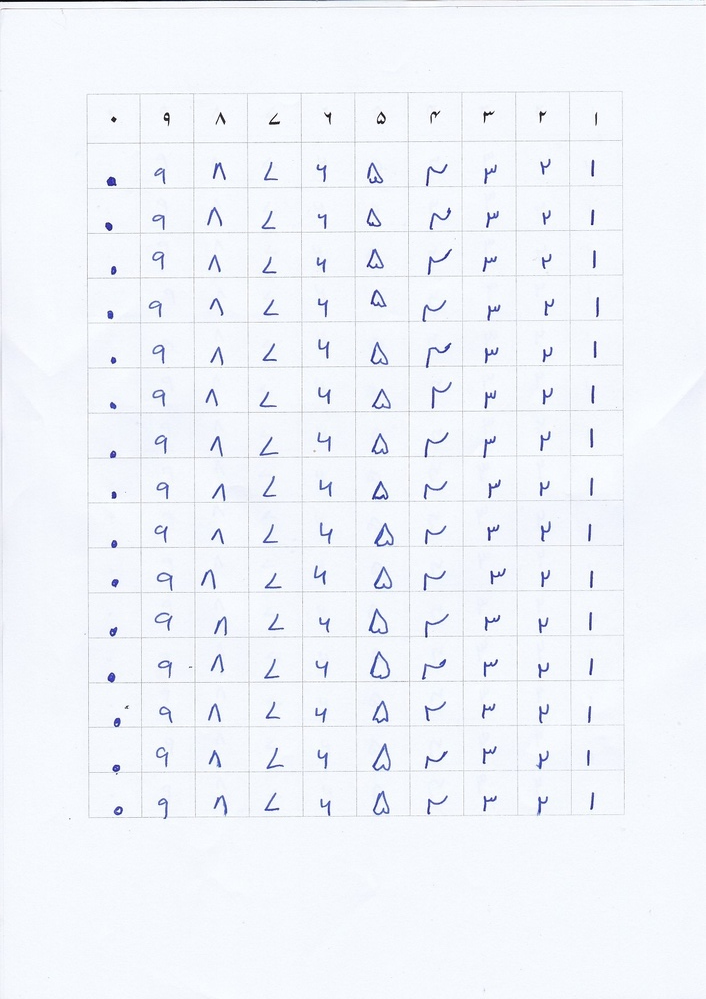
#> input picture urdu-ocr/vertical_num.jpg, 706 x 999 px, shrunk from 1240 x 1753 before the run
$ python skew.py
#> lines starting #> are read from the running program, lines starting #| are printed output that depends on the picture; after the words box and inside, x2 and y2 are one past the last pixel; in counts of white or black regions, pixels touching at a corner belong together; long printed decimals are rounded
# import the necessary packages
import numpy as np
import cv2

# load the image from disk
image = cv2.imread("./vertical_num.jpg")
#> image is the input picture: shape (999, 706, 3); mean B, G, R 250.4, 244.5, 241.4

# convert the image to grayscale and flip the foreground
# and background to ensure foreground is now "white" and
# the background is "black"
gray = cv2.cvtColor(image, cv2.COLOR_BGR2GRAY)
gray = cv2.bitwise_not(gray)
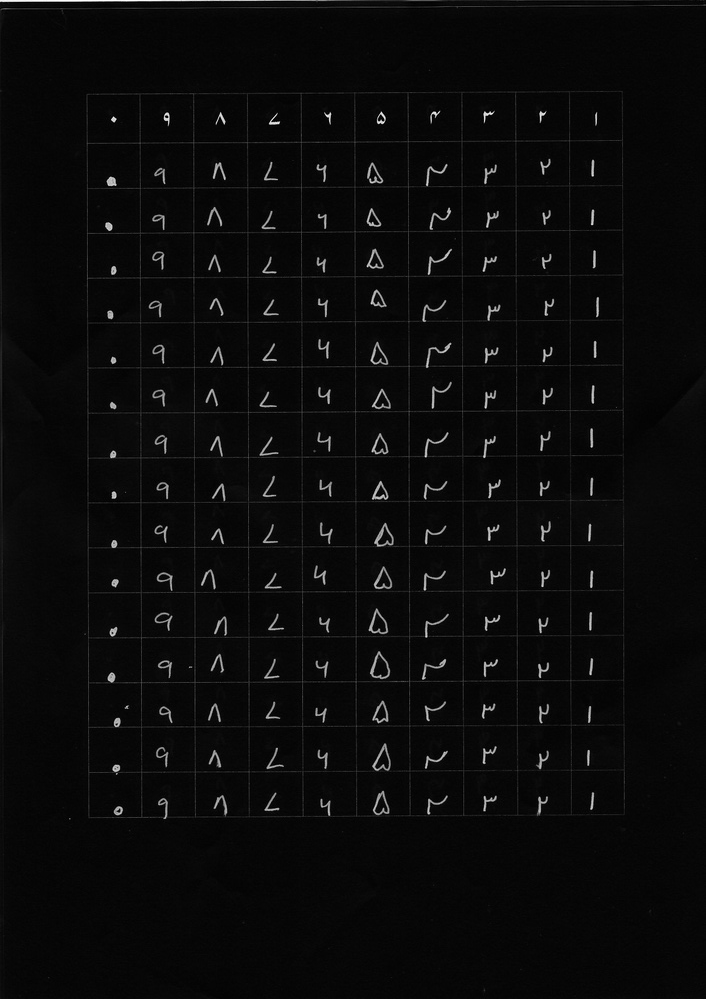
#> gray: shape (999, 706); min 0, max 255, mean 10.5
# threshold the image, setting all foreground pixels to
# 255 and all background pixels to 0
thresh = cv2.threshold(gray, 0, 255,
	cv2.THRESH_BINARY | cv2.THRESH_OTSU)[1]
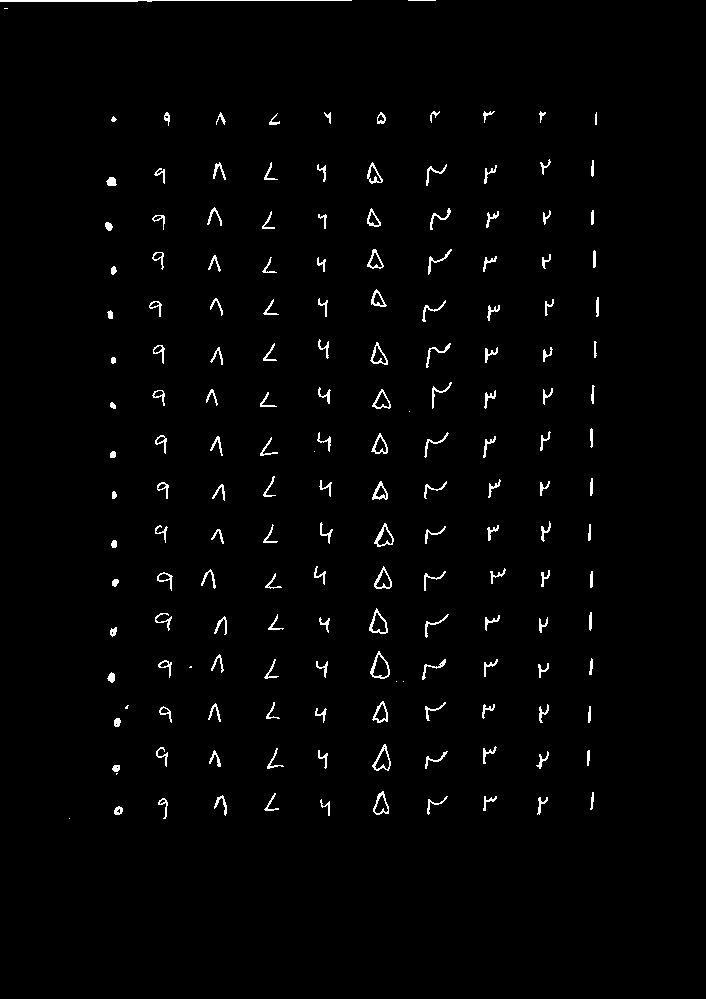
#> thresh: shape (999, 706); 1.6% white in thin lines or dots, all inside (x1, y1, x2, y2) = (0, 0, 599, 819)


# grab the (x, y) coordinates of all pixel values that
# are greater than zero, then use these coordinates to
# compute a rotated bounding box that contains all
# coordinates
coords = np.column_stack(np.where(thresh > 0))
#> coords = 11469 pairs, first value 0 to 818, second value 0 to 598
print(coords)
#> (printed output is left out)
angle = cv2.minAreaRect(coords)[-1]
#> angle = -89.39
# the `cv2.minAreaRect` function returns values in the
# range [-90, 0); as the rectangle rotates clockwise the
# returned angle trends to 0 -- in this special case we
# need to add 90 degrees to the angle
if angle < -45:
	angle = -(90 + angle)
#> angle = -0.613
# otherwise, just take the inverse of the angle to make
# it positive
else:
	angle = -angle


# rotate the image to deskew it
(h, w) = image.shape[:2]
#> h = 999; w = 706
center = (w // 2, h // 2)
#> center = (353, 499)
M = cv2.getRotationMatrix2D(center, angle, 1.0)
#> M = [[1, -0.0107, 5.36], [0.0107, 1, -3.75]]
print("\n\n\n\n\n")
print(M)
#| [[ 0.9999 -0.01069  5.357]
#|  [ 0.01069  0.9999 -3.747 ]]
rotated = cv2.warpAffine(image, M, (w, h),
	flags=cv2.INTER_CUBIC, borderMode=cv2.BORDER_REPLICATE)
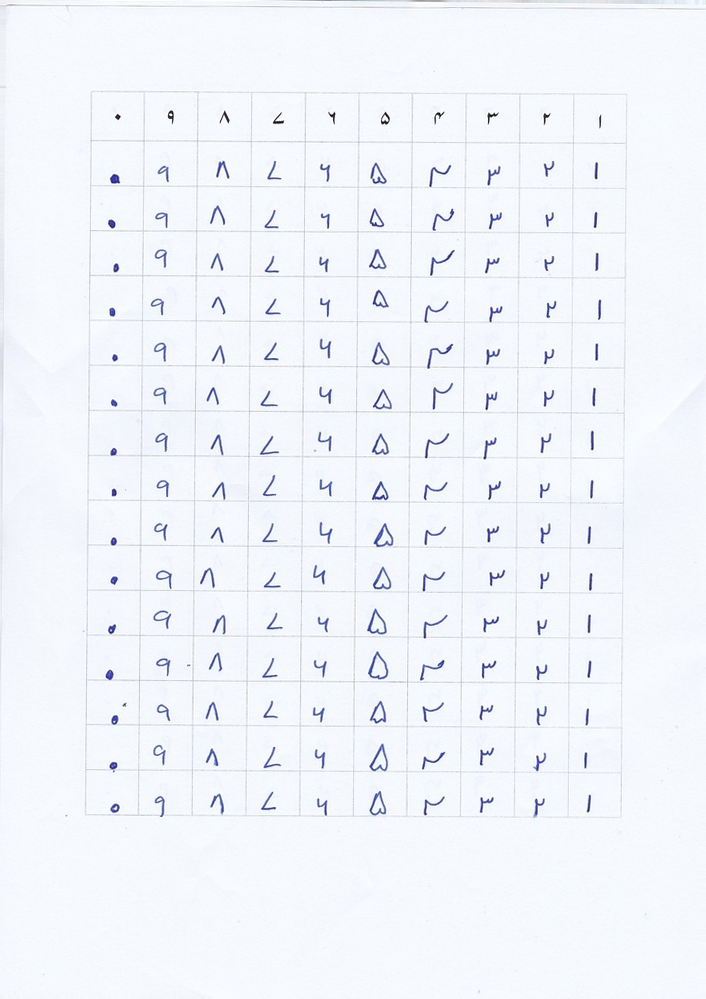
#> rotated: shape (999, 706, 3); mean B, G, R 250.4, 244.6, 241.5

# # draw the correction angle on the image so we can validate it
# cv2.putText(rotated, "Angle: {:.2f} degrees".format(angle),
# 	(10, 30), cv2.FONT_HERSHEY_SIMPLEX, 0.7, (0, 0, 255), 2)
# # show the output image
print("[INFO] angle: {:.3f}".format(angle))
#| [INFO] angle: -0.613
cv2.imshow("Input", image)
cv2.imshow("Rotated", rotated)

# Using cv2.imwrite() method
# Saving the image
cv2.imwrite("./image01-rotated.jpg", rotated)
cv2.waitKey(0)

$ run again, with urdu-ocr/SWScan00004.jpg copied over urdu-ocr/vertical_num.jpg
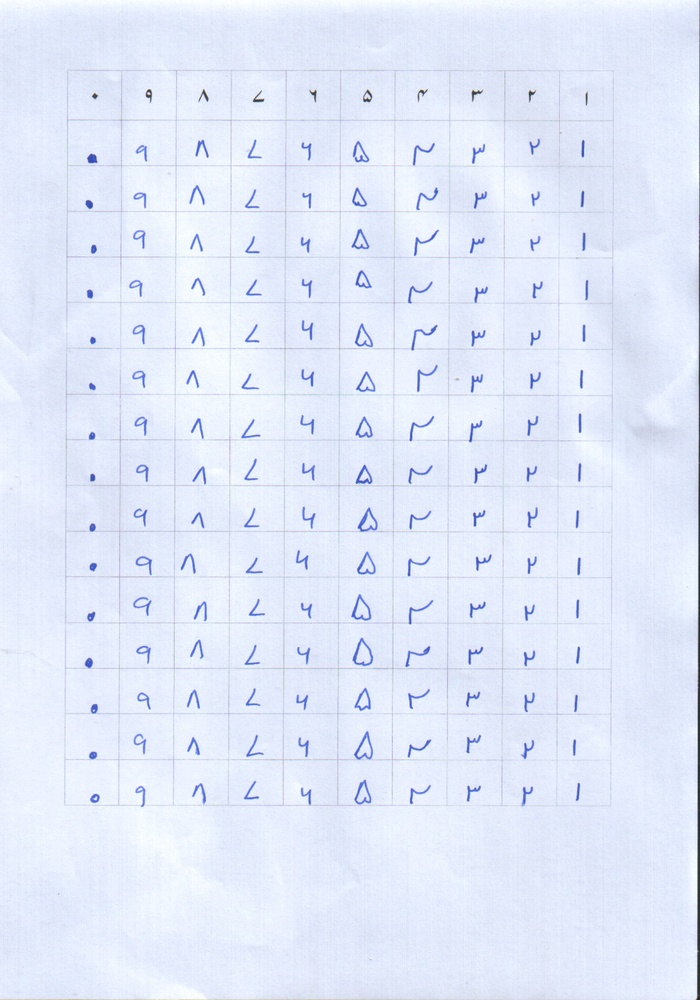
#> input picture urdu-ocr/SWScan00004.jpg, 700 x 1000 px, shrunk from 1609 x 2297 before the run
#> image is the input picture: shape (1000, 700, 3); mean B, G, R 249.9, 232.8, 225.4
#> `gray = cv2.bitwise_not(gray)`:
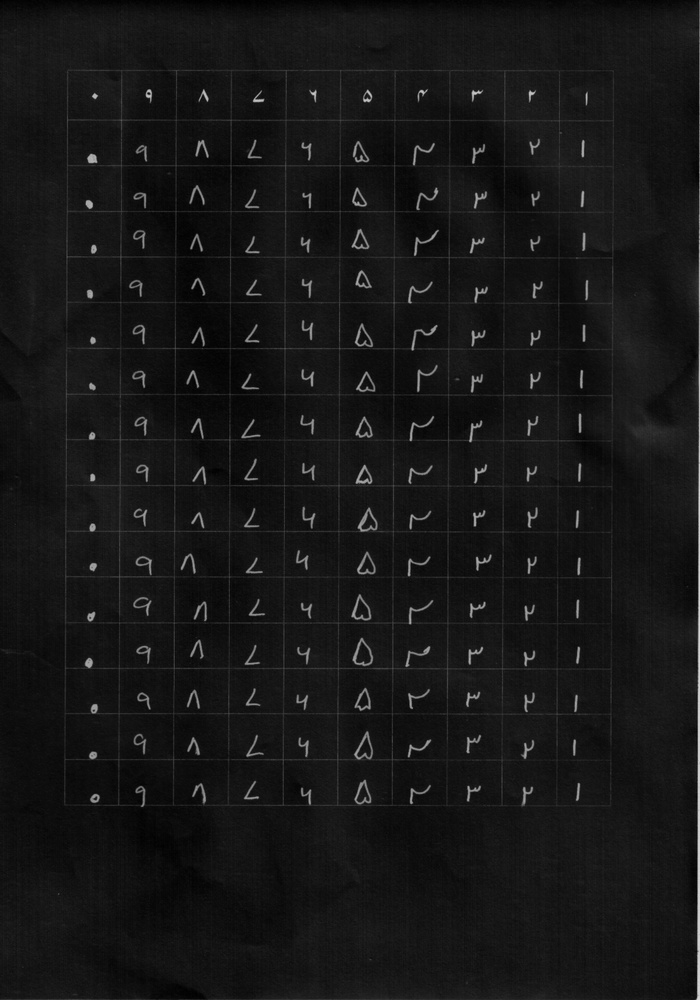
#> gray: shape (1000, 700); min 0, max 218, mean 22.4
#> `thresh = cv2.threshold(gray, 0, 255, cv2.THRESH_BINARY | cv2.THRESH_OT..`:
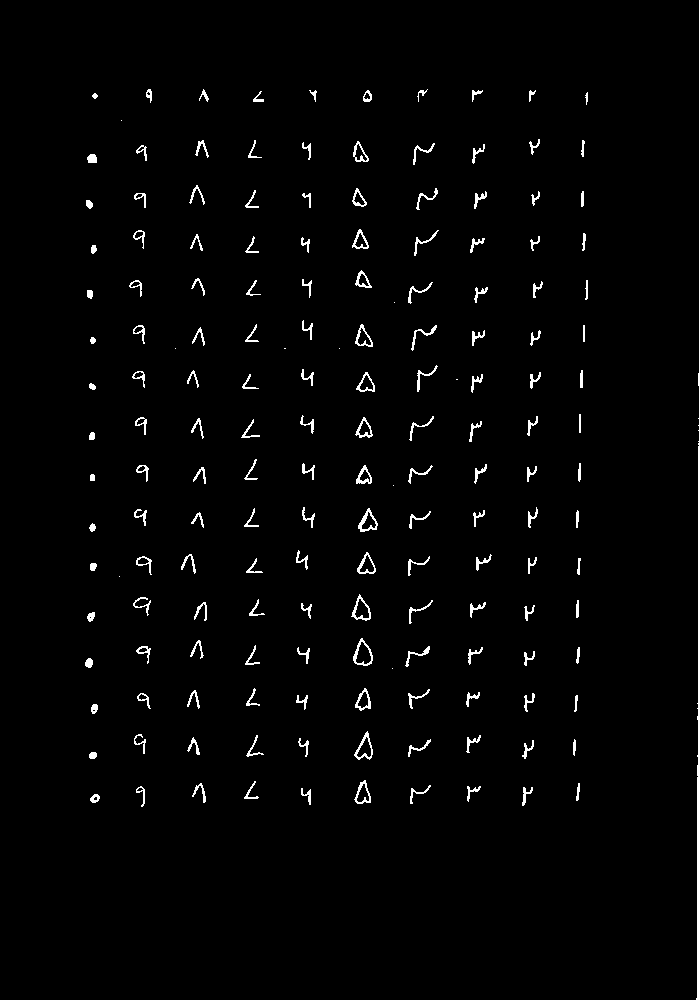
#> thresh: shape (1000, 700); 1.9% white in thin lines or dots, all inside (x1, y1, x2, y2) = (85, 0, 700, 1000)
#> coords = 13290 pairs, first value 0 to 999, second value 85 to 699
#> (printed output is left out)
#> `angle = cv2.minAreaRect(coords)[-1]`: angle = -90
#> `angle = -(90 + angle)`: angle = 0
#> M = [[1, 0, 0], [0, 1, 0]]
#| [[ 1. -0.  0.]
#|  [ 0.  1.  0.]]
#| [INFO] angle: -0.000

$ run again, with urdu-ocr/horizontal_num--.jpg copied over urdu-ocr/vertical_num.jpg
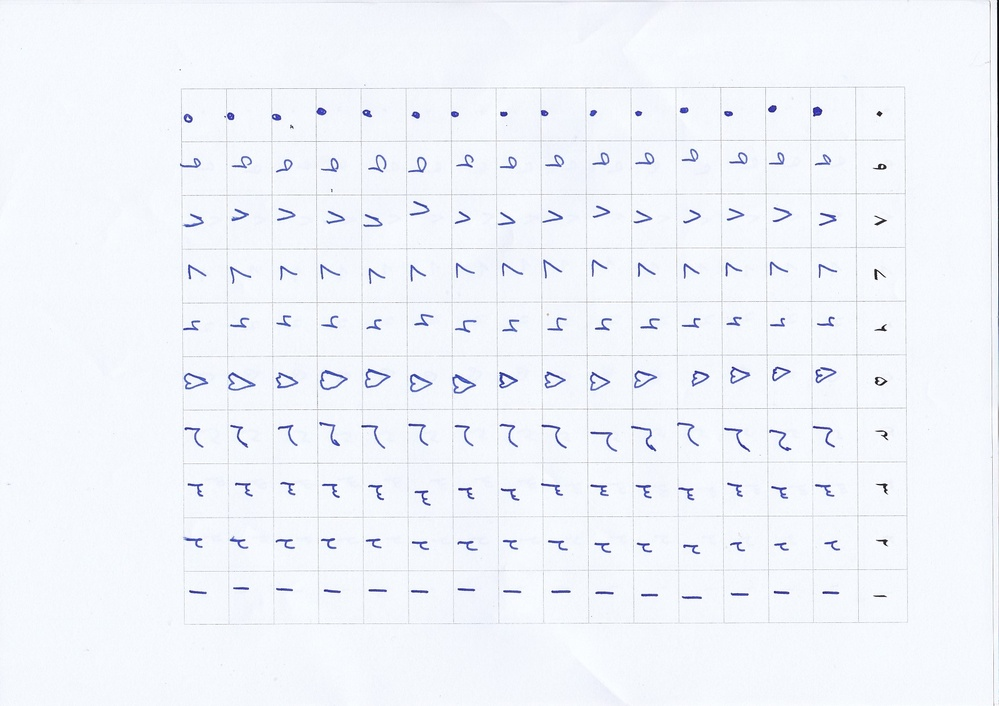
#> input picture urdu-ocr/horizontal_num--.jpg, 999 x 706 px, shrunk from 1753 x 1240 before the run
#> image is the input picture: shape (706, 999, 3); mean B, G, R 250.5, 244.5, 241.4
#> `thresh = cv2.threshold(gray, 0, 255, cv2.THRESH_BINARY | cv2.THRESH_OT..`:
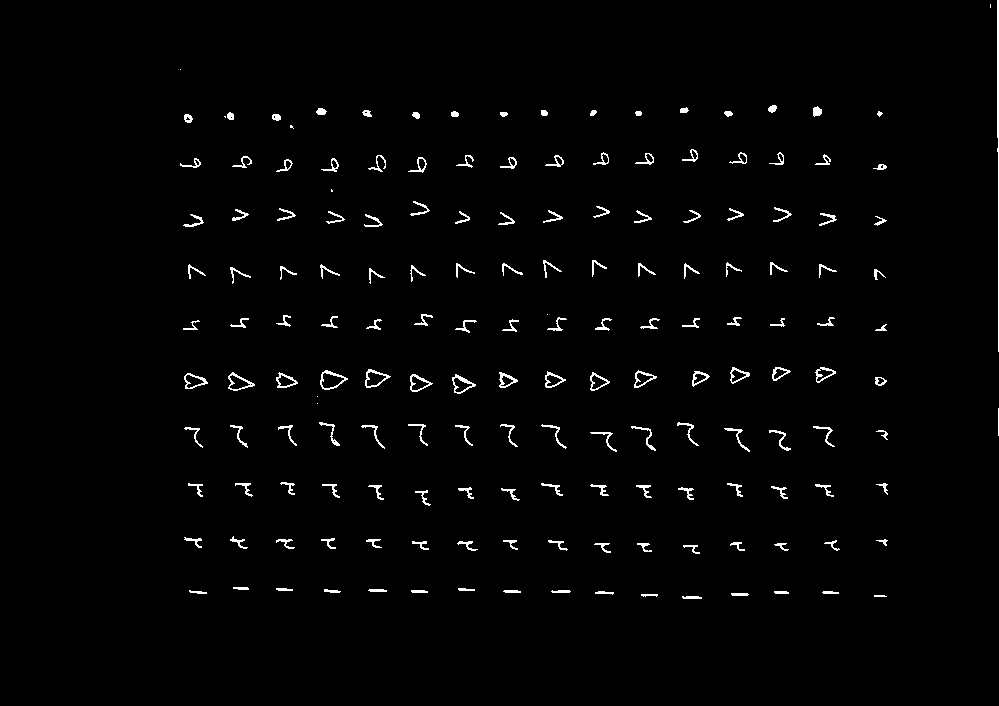
#> thresh: shape (706, 999); 1.6% white in thin lines or dots, all inside (x1, y1, x2, y2) = (180, 0, 999, 599)
#> coords = 11413 pairs, first value 0 to 598, second value 180 to 998
#> (printed output is left out)
#> `angle = cv2.minAreaRect(coords)[-1]`: angle = -89.39
#> `angle = -(90 + angle)`: angle = -0.613
#> M = [[1, -0.0107, 3.8], [0.0107, 1, -5.32]]
#| [[ 0.9999 -0.01069  3.804]
#|  [ 0.01069  0.9999 -5.316]]
#> `rotated = cv2.warpAffine(image, M, (w, h), flags=cv2.INTER_CUBIC, bord..`:
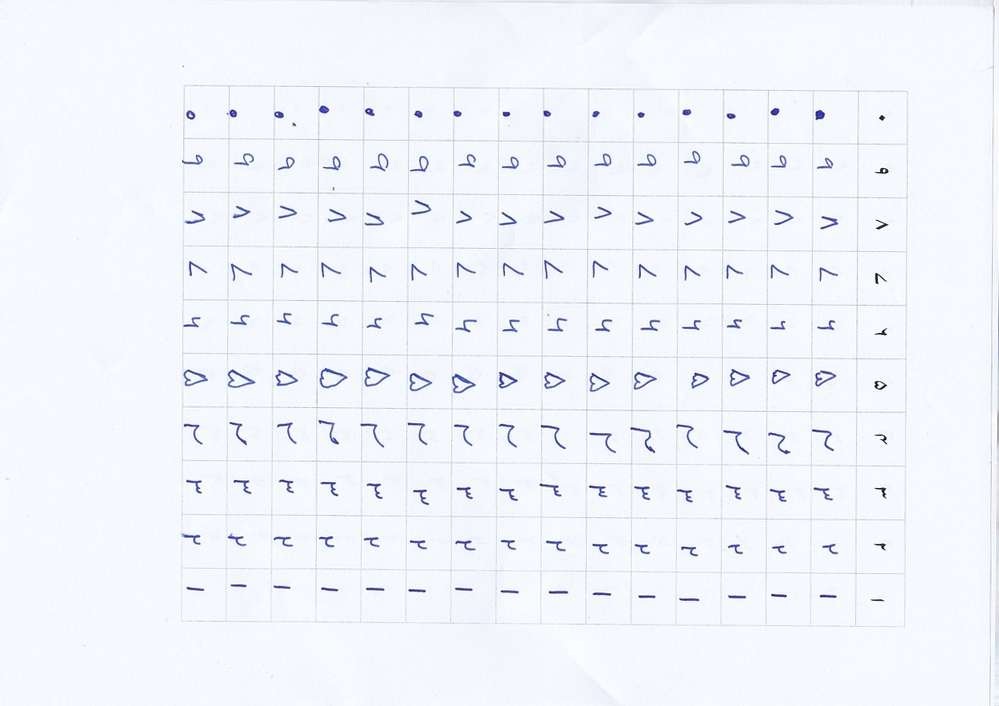
#> rotated: shape (706, 999, 3); mean B, G, R 250.5, 244.6, 241.5
#| [INFO] angle: -0.613
